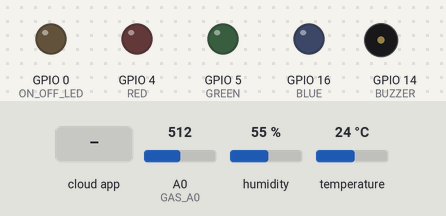
Recording of a sketch running on a simulated ESP8266 (NodeMCU). Parts: output pins drawn as LEDs (lit = HIGH), buzzer (waves = sounding). The inputs (shaded band) are chosen by the test bench; at power-on: A0 (GAS_A0) = 512, humidity 55 %, temperature 24 °C. WiFi joins after 1.5 s; servers stay silent unless stated; the Firebase database answers and starts empty; what the sketch prints to the serial monitor is not drawn.

Above: at 3.8 s.
3.9 s: the phone or cloud app sets status to 1
At 5.2 s:
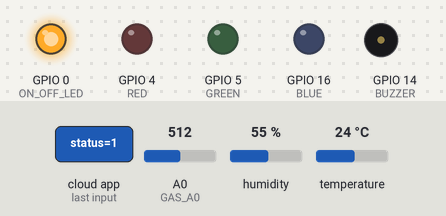
6.0 s: A0 (GAS_A0) set to 314
9.0 s: A0 (GAS_A0) set to 290
At 11.6 s:
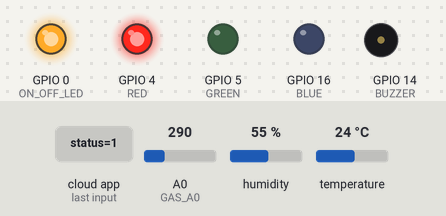
12.0 s: A0 (GAS_A0) set to 306
At 15.2 s:
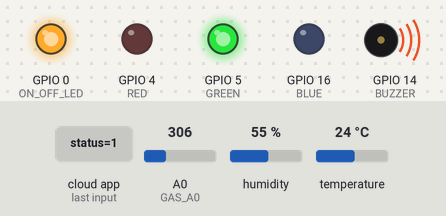
Timing chart, 0 to 16.0 s (numbered marks = the images above; inputs shaded):
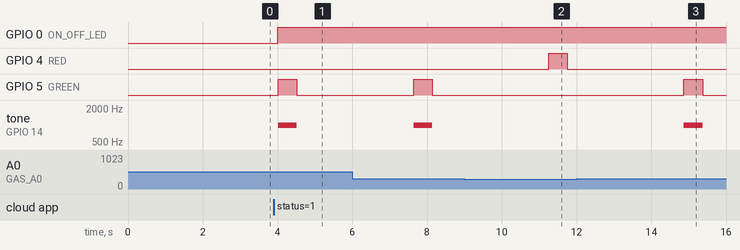

The sketch:

BIO_GAS_MONITORING.ino
```cpp
//libraries
#include <ESP8266WiFi.h>
#include <FirebaseArduino.h>
#include "DHTesp.h"

DHTesp dht;
#ifdef ESP32
#pragma message(THIS IS FOR ESP8266 ONLY!)
#error Select ESP8266 board.
#endif

#define FIREBASE_HOST "harithamobileapp-1d05e-default-rtdb.firebaseio.com"
#define FIREBASE_AUTH "FVotxRZCe3ISqQks6inKF9003HIbUQamshuKPLQC"
#define WIFI_SSID "DN_HOME_FIBER"
#define WIFI_PASSWORD "KenethDihen@2020"

//define ports
#define GAS_A0 A0 //A0
const unsigned char BUZZER = 14; //D5
#define RED 4 //D2
#define GREEN 5 //D1
#define BLUE 16 //D0
#define ON_OFF_LED 0 //D3

//timing
int two_sec = 2000;
int sec = 1000;
int half_sec = 500;

//global variables
float humidity, temperature;
String mAuth = "eRnfl0eZrOdYV7DOMoAIrtSPCOG2";
int on_off;

void setup() {
  Serial.begin(9600);
  delay(half_sec);

  //INPUT or OUTPUT
  pinMode(GAS_A0, INPUT);
  pinMode(RED, OUTPUT);
  pinMode(GREEN, OUTPUT);
  pinMode(BLUE, OUTPUT);
  pinMode(ON_OFF_LED, OUTPUT);
  pinMode(BUZZER, OUTPUT);

  //connect to wifi
  WiFi.mode(WIFI_STA);
  WiFi.begin(WIFI_SSID, WIFI_PASSWORD);
  Serial.print("connecting");
  while (WiFi.status() != WL_CONNECTED) {
    delay(sec);
    Serial.print(".");
  }
  Serial.println("");
  Serial.println("WiFi connected..!");
  Serial.print("IP: ");
  Serial.println(WiFi.localIP());

  //connect to firebase
  Firebase.begin(FIREBASE_HOST, FIREBASE_AUTH);
  if (Firebase.failed()) {
      Serial.print("setting /message failed:");
      Serial.println(Firebase.error());
      return;
    }

  //default values
  digitalWrite(RED, LOW);
  digitalWrite(GREEN, LOW);
  digitalWrite(BLUE, LOW);
  noTone(BUZZER);

  dht.setup(13, DHTesp::DHT11); // D7

  on_off = Firebase.getInt("Farmer/BioGas/" + mAuth + "/unit/status");
}

void loop() {
  on_off = Firebase.getInt("Farmer/BioGas/" + mAuth + "/unit/status");

  if (on_off == 1) {
    digitalWrite(ON_OFF_LED, HIGH);

    //humidity & temperature
    humidity = dht.getHumidity();
    temperature = dht.getTemperature();

    unsigned int gasSensorValue = analogRead(GAS_A0);
    int gasLowLevel = 65;

    //display gas level
    Serial.print("GAS LEVEL : ");
    Serial.println(gasSensorValue);

    //display temerature and humidity
    Serial.print("Status: ");
    Serial.print(dht.getStatusString());
    Serial.print("\t");
    Serial.print("Humidity (%): ");
    Serial.print(humidity, 1);
    Serial.print("\t");
    Serial.print("Temperature (C): ");
    Serial.print(temperature, 1);
    Serial.print("\t");
    Serial.println();

    if (gasSensorValue > 300) {
      digitalWrite(GREEN, HIGH);
      tone(BUZZER, 1000);
      delay(half_sec);
      digitalWrite(GREEN, LOW);
      noTone(BUZZER);
      delay(half_sec);
    }
    else {
      digitalWrite(RED, HIGH);
      delay(half_sec);
      digitalWrite(RED, LOW);
      delay(half_sec);
    }

    //set value in firebase
    Firebase.setFloat("Farmer/BioGas/" + mAuth + "/unit/lpg", gasSensorValue);
    Firebase.setFloat("Farmer/BioGas/" + mAuth + "/unit/temperature", (temperature));
    Firebase.setFloat("Farmer/BioGas/" + mAuth + "/unit/humidity", (humidity));
    if (Firebase.failed()) {
      Serial.print("setting /message failed:");
      Serial.println(Firebase.error());
      return;
    }

    delay(two_sec);
  }

  if (on_off == 0) {
    digitalWrite(ON_OFF_LED, LOW);
  }
}
```

Measured:
- the behaviour switches between 301 and 300 on A0 (GAS_A0) (found by bisection; images 1 and 2)
- after the input at 3.9 s, GPIO 0 (ON_OFF_LED): LOW → HIGH after 0.10 s; GPIO 5 (GREEN): LOW → HIGH after 0.12 s, → LOW 0.50 s later; tone on GPIO 14 (BUZZER): silent → 1000 Hz after 0.12 s, → silent 0.50 s later
- after the input at 9.0 s, GPIO 4 (RED): LOW → HIGH after 2.3 s, → LOW 0.50 s later; GPIO 5 (GREEN): stays LOW (without the input it goes to HIGH after 2.3 s); tone on GPIO 14 (BUZZER): stays silent (without the input it goes to 1000 Hz after 2.3 s)
- after the input at 12.0 s, GPIO 4 (RED): stays LOW (without the input it goes to HIGH after 2.9 s); GPIO 5 (GREEN): LOW → HIGH after 2.9 s, → LOW 0.50 s later; tone on GPIO 14 (BUZZER): silent → 1000 Hz after 2.9 s, → silent 0.50 s later
